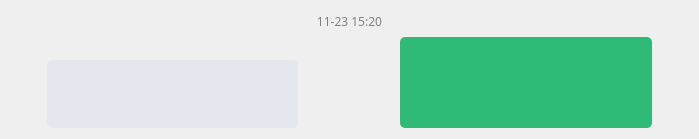
<?xml version="1.0" encoding="UTF-8"?>
<ui version="4.0">
 <class>STChatRecordItemClass</class>
 <widget class="QWidget" name="STChatRecordItemClass">
  <property name="geometry">
   <rect>
    <x>0</x>
    <y>0</y>
    <width>699</width>
    <height>136</height>
   </rect>
  </property>
  <property name="windowTitle">
   <string>STChatRecordItem</string>
  </property>
  <layout class="QVBoxLayout" name="verticalLayout">
   <item>
    <widget class="QLabel" name="lblTime">
     <property name="minimumSize">
      <size>
       <width>0</width>
       <height>20</height>
      </size>
     </property>
     <property name="maximumSize">
      <size>
       <width>16777215</width>
       <height>20</height>
      </size>
     </property>
     <property name="font">
      <font>
       <family>微软雅黑</family>
      </font>
     </property>
     <property name="styleSheet">
      <string notr="true">color: gray;</string>
     </property>
     <property name="text">
      <string>11-23 15:20</string>
     </property>
     <property name="alignment">
      <set>Qt::AlignCenter</set>
     </property>
    </widget>
   </item>
   <item>
    <widget class="QWidget" name="widget" native="true">
     <layout class="QHBoxLayout" name="horizontalLayout">
      <property name="spacing">
       <number>0</number>
      </property>
      <property name="leftMargin">
       <number>0</number>
      </property>
      <property name="topMargin">
       <number>0</number>
      </property>
      <property name="rightMargin">
       <number>0</number>
      </property>
      <property name="bottomMargin">
       <number>0</number>
      </property>
      <item>
       <widget class="QWidget" name="widget_3" native="true">
        <layout class="QHBoxLayout" name="horizontalLayout_2">
         <property name="spacing">
          <number>6</number>
         </property>
         <property name="leftMargin">
          <number>0</number>
         </property>
         <property name="topMargin">
          <number>0</number>
         </property>
         <property name="rightMargin">
          <number>0</number>
         </property>
         <property name="bottomMargin">
          <number>0</number>
         </property>
         <item>
          <widget class="QWidget" name="widget_2" native="true">
           <layout class="QVBoxLayout" name="verticalLayout_2">
            <property name="spacing">
             <number>0</number>
            </property>
            <property name="leftMargin">
             <number>0</number>
            </property>
            <property name="topMargin">
             <number>0</number>
            </property>
            <property name="rightMargin">
             <number>0</number>
            </property>
            <property name="bottomMargin">
             <number>0</number>
            </property>
            <item>
             <widget class="MaskLabel" name="lblChatRecordPicOther">
              <property name="minimumSize">
               <size>
                <width>30</width>
                <height>30</height>
               </size>
              </property>
              <property name="maximumSize">
               <size>
                <width>30</width>
                <height>30</height>
               </size>
              </property>
              <property name="styleSheet">
               <string notr="true"/>
              </property>
              <property name="text">
               <string/>
              </property>
             </widget>
            </item>
            <item>
             <spacer name="verticalSpacer">
              <property name="orientation">
               <enum>Qt::Vertical</enum>
              </property>
              <property name="sizeHint" stdset="0">
               <size>
                <width>20</width>
                <height>52</height>
               </size>
              </property>
             </spacer>
            </item>
           </layout>
          </widget>
         </item>
         <item>
          <widget class="QWidget" name="widget_6" native="true">
           <property name="minimumSize">
            <size>
             <width>0</width>
             <height>0</height>
            </size>
           </property>
           <property name="maximumSize">
            <size>
             <width>16777215</width>
             <height>16777215</height>
            </size>
           </property>
           <layout class="QVBoxLayout" name="verticalLayout_4">
            <property name="spacing">
             <number>3</number>
            </property>
            <property name="leftMargin">
             <number>0</number>
            </property>
            <property name="topMargin">
             <number>0</number>
            </property>
            <property name="rightMargin">
             <number>0</number>
            </property>
            <property name="bottomMargin">
             <number>0</number>
            </property>
            <item>
             <widget class="QLabel" name="lblUserName">
              <property name="minimumSize">
               <size>
                <width>0</width>
                <height>20</height>
               </size>
              </property>
              <property name="maximumSize">
               <size>
                <width>16777215</width>
                <height>20</height>
               </size>
              </property>
              <property name="font">
               <font>
                <family>微软雅黑</family>
                <pointsize>10</pointsize>
               </font>
              </property>
              <property name="styleSheet">
               <string notr="true">color: rgb(67, 69, 85);</string>
              </property>
              <property name="text">
               <string/>
              </property>
             </widget>
            </item>
            <item>
             <widget class="QTextEdit" name="teMessageOther">
              <property name="maximumSize">
               <size>
                <width>16777215</width>
                <height>16777215</height>
               </size>
              </property>
              <property name="font">
               <font>
                <family>微软雅黑</family>
                <pointsize>12</pointsize>
                <weight>50</weight>
                <italic>false</italic>
                <bold>false</bold>
               </font>
              </property>
              <property name="styleSheet">
               <string notr="true">QTextEdit {
	border-radius: 5px;
	background-color: rgb(228, 232, 238);
	color: rgb(67, 69, 85);
}</string>
              </property>
              <property name="verticalScrollBarPolicy">
               <enum>Qt::ScrollBarAlwaysOff</enum>
              </property>
              <property name="horizontalScrollBarPolicy">
               <enum>Qt::ScrollBarAlwaysOff</enum>
              </property>
              <property name="readOnly">
               <bool>true</bool>
              </property>
              <property name="html">
               <string>&lt;!DOCTYPE HTML PUBLIC &quot;-//W3C//DTD HTML 4.0//EN&quot; &quot;http://www.w3.org/TR/REC-html40/strict.dtd&quot;&gt;
&lt;html&gt;&lt;head&gt;&lt;meta name=&quot;qrichtext&quot; content=&quot;1&quot; /&gt;&lt;style type=&quot;text/css&quot;&gt;
p, li { white-space: pre-wrap; }
&lt;/style&gt;&lt;/head&gt;&lt;body style=&quot; font-family:'微软雅黑'; font-size:12pt; font-weight:400; font-style:normal;&quot;&gt;
&lt;p style=&quot;-qt-paragraph-type:empty; margin-top:0px; margin-bottom:0px; margin-left:0px; margin-right:0px; -qt-block-indent:0; text-indent:0px;&quot;&gt;&lt;br /&gt;&lt;/p&gt;&lt;/body&gt;&lt;/html&gt;</string>
              </property>
              <property name="acceptRichText">
               <bool>false</bool>
              </property>
             </widget>
            </item>
           </layout>
          </widget>
         </item>
         <item>
          <spacer name="horizontalSpacer_3">
           <property name="orientation">
            <enum>Qt::Horizontal</enum>
           </property>
           <property name="sizeHint" stdset="0">
            <size>
             <width>40</width>
             <height>20</height>
            </size>
           </property>
          </spacer>
         </item>
        </layout>
       </widget>
      </item>
      <item>
       <spacer name="horizontalSpacer">
        <property name="orientation">
         <enum>Qt::Horizontal</enum>
        </property>
        <property name="sizeHint" stdset="0">
         <size>
          <width>40</width>
          <height>20</height>
         </size>
        </property>
       </spacer>
      </item>
      <item>
       <widget class="QWidget" name="widget_4" native="true">
        <layout class="QHBoxLayout" name="horizontalLayout_3">
         <property name="leftMargin">
          <number>0</number>
         </property>
         <property name="topMargin">
          <number>0</number>
         </property>
         <property name="rightMargin">
          <number>0</number>
         </property>
         <property name="bottomMargin">
          <number>0</number>
         </property>
         <item>
          <spacer name="horizontalSpacer_2">
           <property name="orientation">
            <enum>Qt::Horizontal</enum>
           </property>
           <property name="sizeHint" stdset="0">
            <size>
             <width>40</width>
             <height>20</height>
            </size>
           </property>
          </spacer>
         </item>
         <item>
          <widget class="QTextEdit" name="teMessageSelf">
           <property name="maximumSize">
            <size>
             <width>16777215</width>
             <height>16777215</height>
            </size>
           </property>
           <property name="font">
            <font>
             <family>微软雅黑</family>
             <pointsize>12</pointsize>
             <weight>50</weight>
             <italic>false</italic>
             <bold>false</bold>
            </font>
           </property>
           <property name="styleSheet">
            <string notr="true">QTextEdit {
	border-radius: 5px;
	background-color: rgb(48, 186, 120);
	color: rgb(255, 255, 255);
}</string>
           </property>
           <property name="frameShape">
            <enum>QFrame::NoFrame</enum>
           </property>
           <property name="frameShadow">
            <enum>QFrame::Plain</enum>
           </property>
           <property name="lineWidth">
            <number>1</number>
           </property>
           <property name="verticalScrollBarPolicy">
            <enum>Qt::ScrollBarAlwaysOff</enum>
           </property>
           <property name="horizontalScrollBarPolicy">
            <enum>Qt::ScrollBarAlwaysOff</enum>
           </property>
           <property name="sizeAdjustPolicy">
            <enum>QAbstractScrollArea::AdjustIgnored</enum>
           </property>
           <property name="readOnly">
            <bool>true</bool>
           </property>
           <property name="html">
            <string>&lt;!DOCTYPE HTML PUBLIC &quot;-//W3C//DTD HTML 4.0//EN&quot; &quot;http://www.w3.org/TR/REC-html40/strict.dtd&quot;&gt;
&lt;html&gt;&lt;head&gt;&lt;meta name=&quot;qrichtext&quot; content=&quot;1&quot; /&gt;&lt;style type=&quot;text/css&quot;&gt;
p, li { white-space: pre-wrap; }
&lt;/style&gt;&lt;/head&gt;&lt;body style=&quot; font-family:'微软雅黑'; font-size:12pt; font-weight:400; font-style:normal;&quot;&gt;
&lt;p style=&quot;-qt-paragraph-type:empty; margin-top:0px; margin-bottom:0px; margin-left:0px; margin-right:0px; -qt-block-indent:0; text-indent:0px;&quot;&gt;&lt;br /&gt;&lt;/p&gt;&lt;/body&gt;&lt;/html&gt;</string>
           </property>
           <property name="acceptRichText">
            <bool>false</bool>
           </property>
          </widget>
         </item>
         <item>
          <widget class="QWidget" name="widget_5" native="true">
           <layout class="QVBoxLayout" name="verticalLayout_3">
            <property name="spacing">
             <number>0</number>
            </property>
            <property name="leftMargin">
             <number>0</number>
            </property>
            <property name="topMargin">
             <number>0</number>
            </property>
            <property name="rightMargin">
             <number>0</number>
            </property>
            <property name="bottomMargin">
             <number>0</number>
            </property>
            <item>
             <widget class="MaskLabel" name="lblChatRecordPicSelf">
              <property name="minimumSize">
               <size>
                <width>30</width>
                <height>30</height>
               </size>
              </property>
              <property name="maximumSize">
               <size>
                <width>30</width>
                <height>30</height>
               </size>
              </property>
              <property name="styleSheet">
               <string notr="true"/>
              </property>
              <property name="text">
               <string/>
              </property>
             </widget>
            </item>
            <item>
             <spacer name="verticalSpacer_2">
              <property name="orientation">
               <enum>Qt::Vertical</enum>
              </property>
              <property name="sizeHint" stdset="0">
               <size>
                <width>20</width>
                <height>40</height>
               </size>
              </property>
             </spacer>
            </item>
           </layout>
          </widget>
         </item>
        </layout>
       </widget>
      </item>
     </layout>
    </widget>
   </item>
  </layout>
 </widget>
 <customwidgets>
  <customwidget>
   <class>MaskLabel</class>
   <extends>QLabel</extends>
   <header location="global">masklabel.h</header>
  </customwidget>
 </customwidgets>
 <resources>
  <include location="../res/softterminal.qrc"/>
 </resources>
 <connections/>
</ui>
